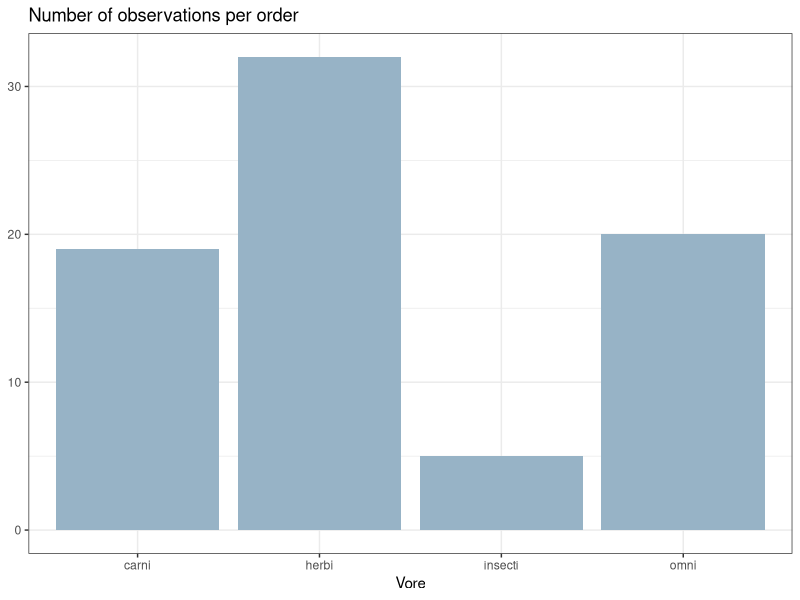
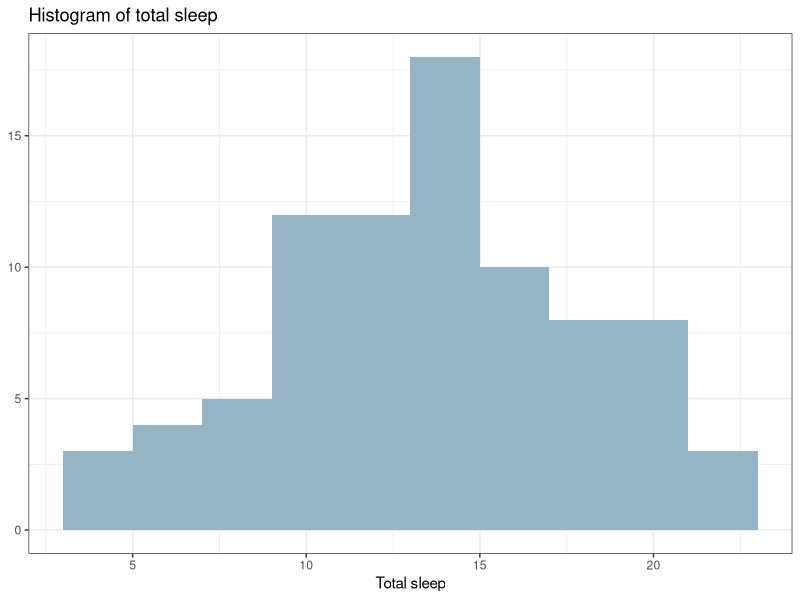

Source code (R) for these figures, in order:
library(tidyverse)
?msleep
View(msleep)

# single categorical

names(msleep)
msleep %>% 
  drop_na(vore) %>% 
  ggplot(aes(x = vore))+
  geom_bar(fill = "#97B3C6")+
  #coord_flip()+ -> flips the plot
  theme_bw()+
  labs(x = "Vore",
       y = NULL,
       title = "Number of observations per order")

# use fct_infreq(vore)to create order (inside of aes())

# single numeric

msleep %>% 
  ggplot(aes(awake))+
  geom_histogram(binwidth = 2, fill = "#97B3C6")+
  theme_bw()+
  labs(x = "Total sleep",
       y = NULL,
       title = "Histogram of total sleep") 



